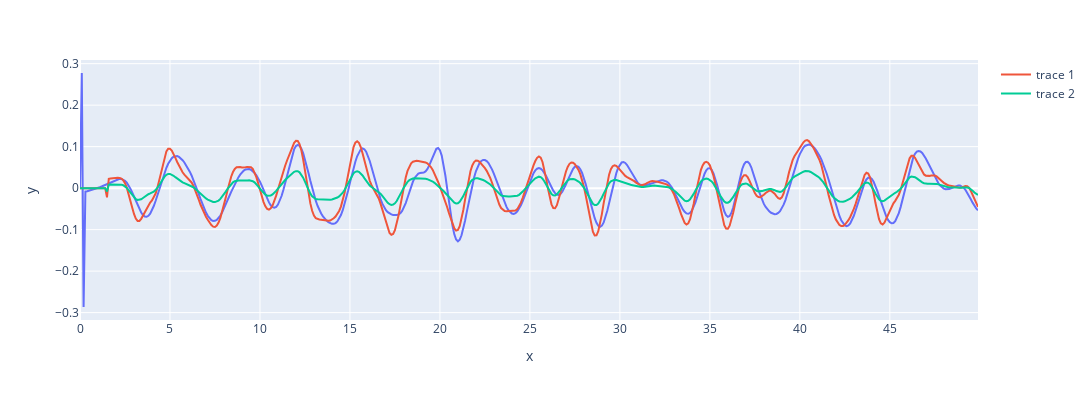

Write notebook code for a chart like this one.
### Code cell
aa = np.sign(ufiltered) * (1 - np.cos(ufiltered - 0.000))
th = np.tanh(du/0.11)
fig=px.line(x=t, y=d3y[0].T, height=400, width=1300)
fig.add_scatter(x=t, y=du[0].T * 5, mode='lines')
fig.add_scatter(x=t, y=th[0].T/5, mode='lines')
fig.show()
'''fig=px.line(x=t, y=du[0].T*5, height=400, width=1300)
fig.add_scatter(x=t, y=d3y[0].T , mode='lines')
fig.show()'''
plt.plot(integrate(aa.T))

### Figure 1 — Plotly figure (JSON) as saved in the notebook; plotly's stock layout.template omitted (floating-point values rounded to 4 significant figures; data arrays with more than 128 entries replaced by an {"elided": "..."} marker saying what was removed)
{"data": [{"hovertemplate": "x=%{x}<br>y=%{y}<extra></extra>", "legendgroup": "", "line": {"color": "#636efa", "dash": "solid"}, "marker": {"symbol": "circle"}, "mode": "lines", "name": "", "orientation": "v", "showlegend": false, "type": "scatter", "x": {"elided": "500 float values"}, "xaxis": "x", "y": {"elided": "500 float values"}, "yaxis": "y"}, {"mode": "lines", "type": "scatter", "x": {"elided": "500 float values"}, "y": {"elided": "500 float values"}}, {"mode": "lines", "type": "scatter", "x": {"elided": "500 float values"}, "y": {"elided": "500 float values"}}], "layout": {"height": 400, "legend": {"tracegroupgap": 0}, "margin": {"t": 60}, "width": 1300, "xaxis": {"anchor": "y", "domain": [0, 1], "title": {"text": "x"}}, "yaxis": {"anchor": "x", "domain": [0, 1], "title": {"text": "y"}}}}
